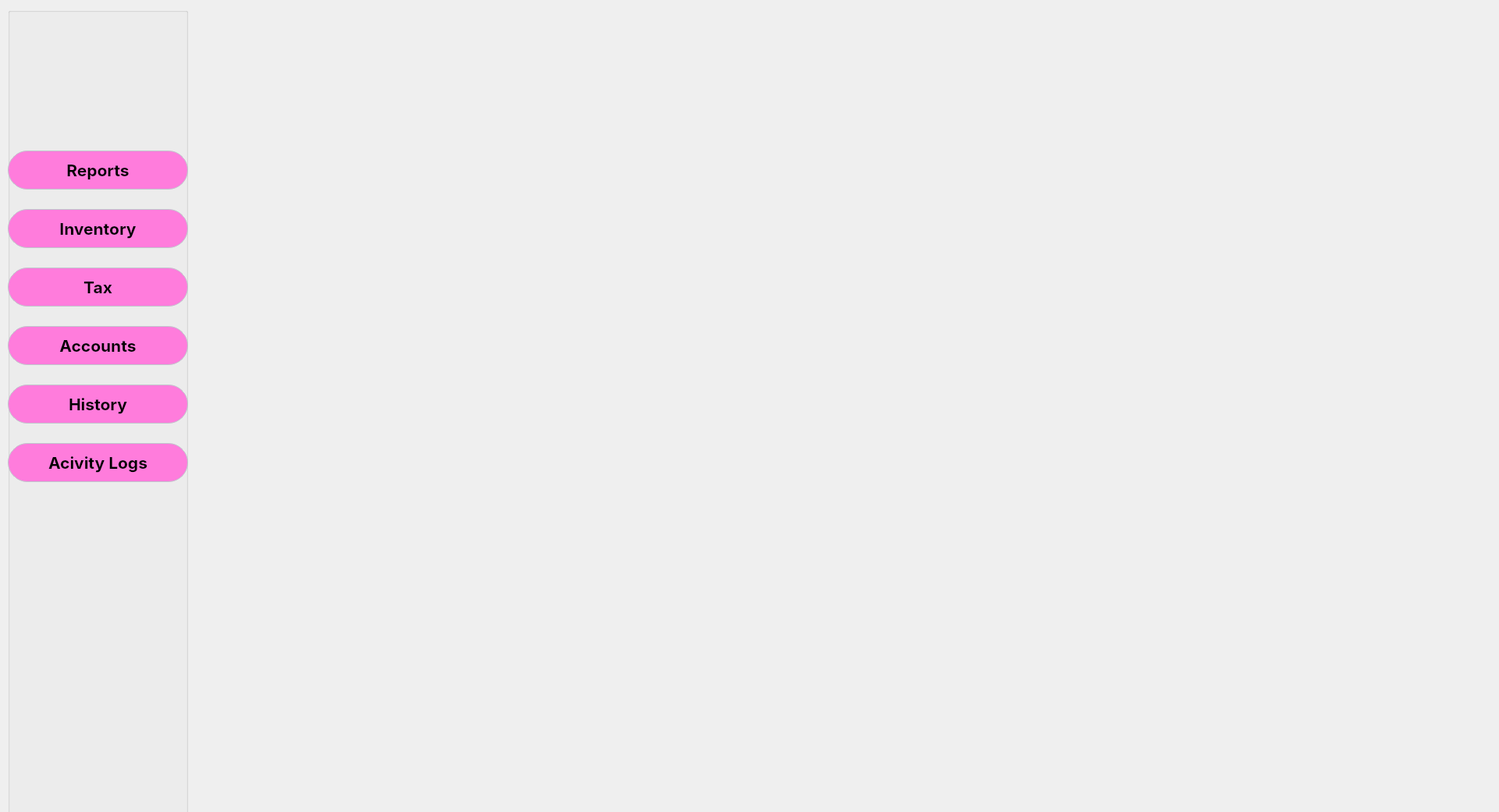
<?xml version="1.0" encoding="UTF-8"?>
<ui version="4.0">
 <class>w_admin</class>
 <widget class="QWidget" name="w_admin">
  <property name="geometry">
   <rect>
    <x>0</x>
    <y>0</y>
    <width>1921</width>
    <height>1041</height>
   </rect>
  </property>
  <property name="windowTitle">
   <string>Form</string>
  </property>
  <property name="windowIcon">
   <iconset>
    <normaloff>:/Main/MINI-GRO.png</normaloff>:/Main/MINI-GRO.png</iconset>
  </property>
  <widget class="QGroupBox" name="gb_sidebar">
   <property name="geometry">
    <rect>
     <x>10</x>
     <y>10</y>
     <width>231</width>
     <height>1040</height>
    </rect>
   </property>
   <property name="minimumSize">
    <size>
     <width>0</width>
     <height>1040</height>
    </size>
   </property>
   <property name="styleSheet">
    <string notr="true">QPushButton {
	background: #ff7cdc;
	border: 1px solid #c0c4cc;
	border-radius: 25px;
}</string>
   </property>
   <property name="title">
    <string/>
   </property>
   <widget class="QWidget" name="layoutWidget_2">
    <property name="geometry">
     <rect>
      <x>0</x>
      <y>0</y>
      <width>231</width>
      <height>627</height>
     </rect>
    </property>
    <layout class="QVBoxLayout" name="verticalLayout_2">
     <item>
      <widget class="QLabel" name="Logo_2">
       <property name="maximumSize">
        <size>
         <width>229</width>
         <height>137</height>
        </size>
       </property>
       <property name="text">
        <string/>
       </property>
       <property name="pixmap">
        <pixmap>../src/frontend/__image/logo_u1.png</pixmap>
       </property>
       <property name="scaledContents">
        <bool>true</bool>
       </property>
      </widget>
     </item>
     <item>
      <widget class="QPushButton" name="pb_reports">
       <property name="minimumSize">
        <size>
         <width>220</width>
         <height>50</height>
        </size>
       </property>
       <property name="maximumSize">
        <size>
         <width>16777215</width>
         <height>46</height>
        </size>
       </property>
       <property name="font">
        <font>
         <family>Inter</family>
         <pointsize>16</pointsize>
         <bold>true</bold>
        </font>
       </property>
       <property name="text">
        <string>Reports</string>
       </property>
       <property name="icon">
        <iconset>
         <normaloff>../src/frontend/__image/admin_elements/chart-histogram.svg</normaloff>../src/frontend/__image/admin_elements/chart-histogram.svg</iconset>
       </property>
       <property name="iconSize">
        <size>
         <width>32</width>
         <height>32</height>
        </size>
       </property>
       <property name="autoDefault">
        <bool>false</bool>
       </property>
      </widget>
     </item>
     <item>
      <widget class="QPushButton" name="pb_inventory">
       <property name="minimumSize">
        <size>
         <width>80</width>
         <height>50</height>
        </size>
       </property>
       <property name="maximumSize">
        <size>
         <width>16777215</width>
         <height>46</height>
        </size>
       </property>
       <property name="font">
        <font>
         <family>Inter</family>
         <pointsize>16</pointsize>
         <bold>true</bold>
        </font>
       </property>
       <property name="text">
        <string>Inventory</string>
       </property>
       <property name="icon">
        <iconset>
         <normaloff>../src/frontend/__image/admin_elements/supplier-alt.svg</normaloff>../src/frontend/__image/admin_elements/supplier-alt.svg</iconset>
       </property>
       <property name="iconSize">
        <size>
         <width>32</width>
         <height>32</height>
        </size>
       </property>
      </widget>
     </item>
     <item>
      <widget class="QPushButton" name="pb_tax">
       <property name="minimumSize">
        <size>
         <width>80</width>
         <height>50</height>
        </size>
       </property>
       <property name="maximumSize">
        <size>
         <width>16777215</width>
         <height>46</height>
        </size>
       </property>
       <property name="font">
        <font>
         <family>Inter</family>
         <pointsize>16</pointsize>
         <bold>true</bold>
        </font>
       </property>
       <property name="text">
        <string>Tax</string>
       </property>
       <property name="icon">
        <iconset>
         <normaloff>../src/frontend/__image/admin_elements/calculator-math-tax.svg</normaloff>../src/frontend/__image/admin_elements/calculator-math-tax.svg</iconset>
       </property>
       <property name="iconSize">
        <size>
         <width>32</width>
         <height>32</height>
        </size>
       </property>
      </widget>
     </item>
     <item>
      <widget class="QPushButton" name="pb_accounts">
       <property name="minimumSize">
        <size>
         <width>80</width>
         <height>50</height>
        </size>
       </property>
       <property name="maximumSize">
        <size>
         <width>16777215</width>
         <height>46</height>
        </size>
       </property>
       <property name="font">
        <font>
         <family>Inter</family>
         <pointsize>16</pointsize>
         <bold>true</bold>
        </font>
       </property>
       <property name="text">
        <string>Accounts</string>
       </property>
       <property name="icon">
        <iconset>
         <normaloff>../src/frontend/__image/admin_elements/users.svg</normaloff>../src/frontend/__image/admin_elements/users.svg</iconset>
       </property>
       <property name="iconSize">
        <size>
         <width>32</width>
         <height>32</height>
        </size>
       </property>
      </widget>
     </item>
     <item>
      <widget class="QPushButton" name="pb_history">
       <property name="minimumSize">
        <size>
         <width>80</width>
         <height>50</height>
        </size>
       </property>
       <property name="maximumSize">
        <size>
         <width>16777215</width>
         <height>46</height>
        </size>
       </property>
       <property name="font">
        <font>
         <family>Inter</family>
         <pointsize>16</pointsize>
         <bold>true</bold>
        </font>
       </property>
       <property name="text">
        <string>History</string>
       </property>
       <property name="icon">
        <iconset>
         <normaloff>../src/frontend/__image/sales_elements/time-past.svg</normaloff>../src/frontend/__image/sales_elements/time-past.svg</iconset>
       </property>
       <property name="iconSize">
        <size>
         <width>32</width>
         <height>32</height>
        </size>
       </property>
      </widget>
     </item>
     <item>
      <widget class="QPushButton" name="pb_activity_logs">
       <property name="minimumSize">
        <size>
         <width>80</width>
         <height>50</height>
        </size>
       </property>
       <property name="maximumSize">
        <size>
         <width>16777215</width>
         <height>46</height>
        </size>
       </property>
       <property name="font">
        <font>
         <family>Inter</family>
         <pointsize>16</pointsize>
         <bold>true</bold>
        </font>
       </property>
       <property name="text">
        <string>Acivity Logs</string>
       </property>
       <property name="icon">
        <iconset>
         <normaloff>../src/frontend/__image/list-timeline.svg</normaloff>../src/frontend/__image/list-timeline.svg</iconset>
       </property>
       <property name="iconSize">
        <size>
         <width>32</width>
         <height>32</height>
        </size>
       </property>
      </widget>
     </item>
    </layout>
   </widget>
   <widget class="QWidget" name="w_UserPlaceholder" native="true">
    <property name="geometry">
     <rect>
      <x>10</x>
      <y>670</y>
      <width>221</width>
      <height>311</height>
     </rect>
    </property>
   </widget>
  </widget>
  <widget class="QStackedWidget" name="sw_admin">
   <property name="geometry">
    <rect>
     <x>259</x>
     <y>0</y>
     <width>1701</width>
     <height>1040</height>
    </rect>
   </property>
   <property name="currentIndex">
    <number>-1</number>
   </property>
  </widget>
 </widget>
 <resources/>
 <connections/>
</ui>
